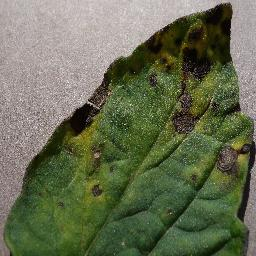
#> input picture data/samples/classification/lab_plantvillage/Tomato___Early_blight/sample_000.jpg, 256 x 256 px, found by its file name
$ jupyter execute 02_prac02_numpy_2d_conv_filters.ipynb
#> lines starting #> are read from the running program, lines starting #| are printed output that depends on the picture
# Practical 2: 2D Spatial Convolution From Scratch Using NumPy
**Course:** CSE471 — Deep Learning for Computer Vision
**Unit:** Unit II (Convolutional Neural Networks) | **CO:** CO2
**Problem Statement Context:** SIH26131 — Manual Feature Extraction (Edge & Lesion Boundary Detection)

---

## 1. Discrete 2D Convolution Mathematics
In image processing and deep learning, the discrete 2D spatial cross-correlation / convolution of an image $I$ with a kernel filter $K \in \mathbb{R}^{k_h 	imes k_w}$ at pixel coordinate $(i, j)$ is given by:

$$(I * K)(i, j) = \sum_{m=-k_h/2}^{k_h/2} \sum_{n=-k_w/2}^{k_w/2} I(i - m, j - n) \cdot K(m, n)$$

### Key Kernels:
- **Sobel Horizontal ($G_x$):** Detects vertical edges / vein boundaries
- **Sobel Vertical ($G_y$):** Detects horizontal edges
- **Laplacian ($
abla^2$):** Second-order derivative highlighting rapid intensity changes (lesion borders)
- **Gaussian Blur:** Low-pass filter for noise attenuation:
  $$G(x, y) = rac{1}{2\pi \sigma^2} e^{-rac{x^2+y^2}{2\sigma^2}}$$

[cell 1]
import sys
from pathlib import Path
import numpy as np
import matplotlib.pyplot as plt
from PIL import Image

REPO_ROOT = Path.cwd().parent if Path.cwd().name == "notebooks" else Path.cwd()
sys.path.insert(0, str(REPO_ROOT))

## 2. 2D Convolution Algorithm (Pure NumPy Implementation)

[cell 2]
def convolve2d_scratch(image: np.ndarray, kernel: np.ndarray, stride: int = 1, padding: int = 0) -> np.ndarray:
    """
    Performs 2D discrete spatial convolution from first principles.
    """
    if padding > 0:
        image = np.pad(image, ((padding, padding), (padding, padding)), mode='constant', constant_values=0)

    img_h, img_w = image.shape
    k_h, k_w = kernel.shape

    out_h = (img_h - k_h) // stride + 1
    out_w = (img_w - k_w) // stride + 1
    output = np.zeros((out_h, out_w), dtype=np.float32)

    for i in range(out_h):
        for j in range(out_w):
            r_start = i * stride
            c_start = j * stride
            patch = image[r_start : r_start + k_h, c_start : c_start + k_w]
            output[i, j] = np.sum(patch * kernel)

    return output

print("[✓] convolve2d_scratch defined successfully.")

## 3. Define Agricultural Feature Extraction Filters

[cell 3]
# 1. Sobel Horizontal (Vertical Edges)
sobel_x = np.array([
    [-1, 0, 1],
    [-2, 0, 2],
    [-1, 0, 1]
], dtype=np.float32)

# 2. Sobel Vertical (Horizontal Edges)
sobel_y = np.array([
    [-1, -2, -1],
    [ 0,  0,  0],
    [ 1,  2,  1]
], dtype=np.float32)

# 3. Laplacian (Spot & Omnidirectional Edge Detector)
laplacian = np.array([
    [ 0,  1,  0],
    [ 1, -4,  1],
    [ 0,  1,  0]
], dtype=np.float32)

# 4. Sharpen Filter
sharpen = np.array([
    [ 0, -1,  0],
    [-1,  5, -1],
    [ 0, -1,  0]
], dtype=np.float32)

# 5. Gaussian Blur (3x3 Normalized)
gaussian_blur = (1.0 / 16.0) * np.array([
    [1, 2, 1],
    [2, 4, 2],
    [1, 2, 1]
], dtype=np.float32)

## 4. Run Convolutions on Leaf Image

[cell 4]
sample_path = REPO_ROOT / "data" / "samples" / "classification" / "lab_plantvillage" / "Tomato___Early_Blight" / "sample_000.jpg"
leaf_gray = np.array(Image.open(sample_path).convert("L"), dtype=np.float32) / 255.0
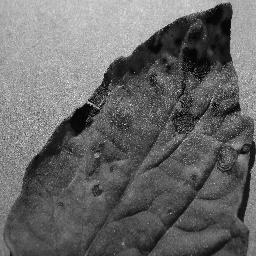
#> leaf_gray: shape (256, 256) float32; min 0, max 0.992, mean 0.407

# Apply convolution with same padding (P=1)
f_sobel_x = convolve2d_scratch(leaf_gray, sobel_x, padding=1)
#> in convolve2d_scratch, `image = np.pad(image, ((padding, padding), (padding, padding)), mode='..`:
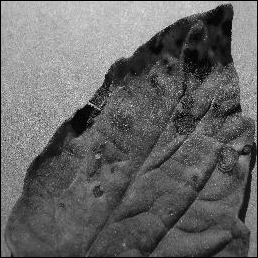
#> image: shape (258, 258) float32; min 0, max 0.992, mean 0.401
#> after the loop in convolve2d_scratch, `for i in range(out_h):`:
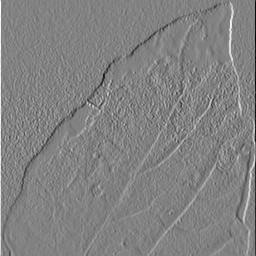
#> output: shape (256, 256) float32; min -2.97, max 2.85, mean 0.000193; drawn with min black and max white
f_sobel_y = convolve2d_scratch(leaf_gray, sobel_y, padding=1)
#> call 2 of convolve2d_scratch, with kernel = array of shape (3, 3), stride = 1, padding = 1
#> after the loop in convolve2d_scratch (call 2), `for i in range(out_h):`:
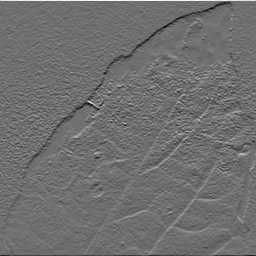
#> output: shape (256, 256) float32; min -2.54, max 3.25, mean -0.00751; drawn with min black and max white
sobel_magnitude = np.sqrt(f_sobel_x**2 + f_sobel_y**2)
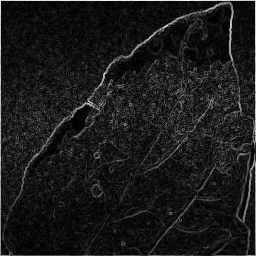
#> sobel_magnitude: shape (256, 256) float32; min 2.63e-09, max 3.25, mean 0.343; drawn with min black and max white

f_laplace = convolve2d_scratch(leaf_gray, laplacian, padding=1)
#> call 3 of convolve2d_scratch, with kernel = array of shape (3, 3), stride = 1, padding = 1
#> after the loop in convolve2d_scratch (call 3), `for i in range(out_h):`:
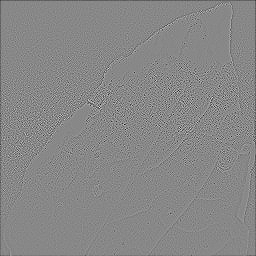
#> output: shape (256, 256) float32; min -2.53, max 2.21, mean -0.00827; drawn with min black and max white
f_sharpen = convolve2d_scratch(leaf_gray, sharpen, padding=1)
#> call 4 of convolve2d_scratch, with kernel = array of shape (3, 3), stride = 1, padding = 1
#> after the loop in convolve2d_scratch (call 4), `for i in range(out_h):`:
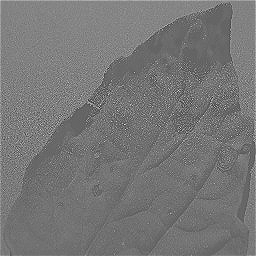
#> output: shape (256, 256) float32; min -2.2, max 3.42, mean 0.416; drawn with min black and max white
f_blur = convolve2d_scratch(leaf_gray, gaussian_blur, padding=1)
#> after the loop in convolve2d_scratch (call 5), `for i in range(out_h):`:
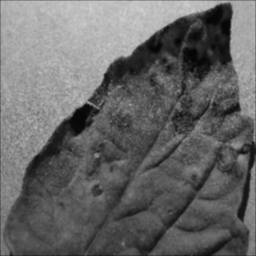
#> output: shape (256, 256) float32; min 0.0174, max 0.838, mean 0.405

# Visualization
fig, axes = plt.subplots(2, 3, figsize=(15, 10))
axes[0, 0].imshow(leaf_gray, cmap="gray")
axes[0, 0].set_title("Input Leaf (Grayscale)")
axes[0, 0].axis("off")

axes[0, 1].imshow(np.abs(f_sobel_x), cmap="magma")
axes[0, 1].set_title("Sobel X (Vertical Veins)")
axes[0, 1].axis("off")

axes[0, 2].imshow(np.abs(f_sobel_y), cmap="magma")
axes[0, 2].set_title("Sobel Y (Horizontal Edges)")
axes[0, 2].axis("off")

axes[1, 0].imshow(sobel_magnitude, cmap="inferno")
axes[1, 0].set_title("Sobel Gradient Magnitude")
axes[1, 0].axis("off")

axes[1, 1].imshow(np.abs(f_laplace), cmap="hot")
axes[1, 1].set_title("Laplacian (Lesion Boundaries)")
axes[1, 1].axis("off")

axes[1, 2].imshow(np.clip(f_sharpen, 0, 1), cmap="gray")
axes[1, 2].set_title("Sharpened Leaf Texture")
axes[1, 2].axis("off")

plt.tight_layout()
plt.show()
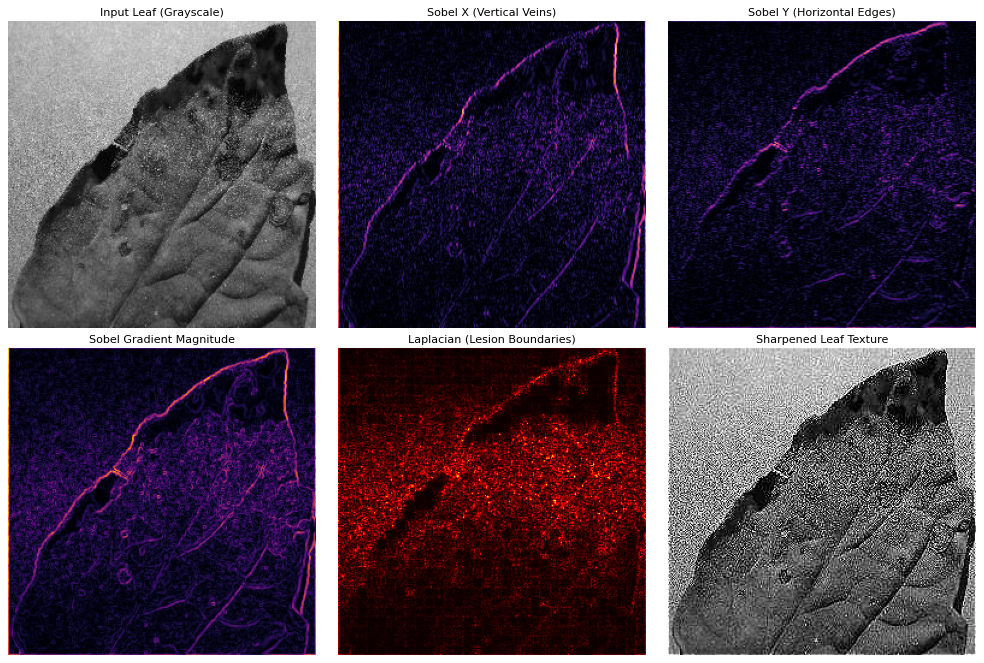
#> figure drawn by matplotlib, 6 panels

$ run again, with data/samples/classification/lab_plantvillage/Apple___Apple_scab/sample_001.jpg copied over data/samples/classification/lab_plantvillage/Tomato___Early_blight/sample_000.jpg
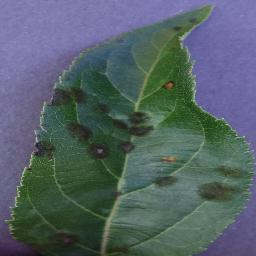
#> input picture data/samples/classification/lab_plantvillage/Apple___Apple_scab/sample_001.jpg, 256 x 256 px, found by its file name
#> after the loop in convolve2d_scratch (call 3), `for i in range(out_h):`:
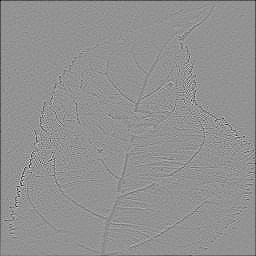
#> output: shape (256, 256) float32; min -1.13, max 0.835, mean -0.00627; drawn with min black and max white
#> after the loop in convolve2d_scratch (call 4), `for i in range(out_h):`:
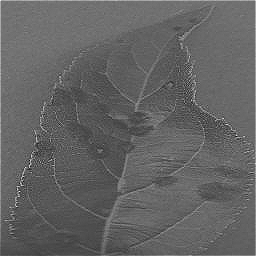
#> output: shape (256, 256) float32; min -0.553, max 1.82, mean 0.376; drawn with min black and max white

$ run again, with data/samples/classification/lab_plantvillage/Apple___Apple_scab/sample_002.jpg copied over data/samples/classification/lab_plantvillage/Tomato___Early_blight/sample_000.jpg
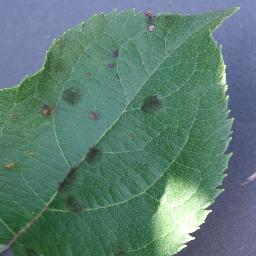
#> input picture data/samples/classification/lab_plantvillage/Apple___Apple_scab/sample_002.jpg, 256 x 256 px, found by its file name
#> after the loop in convolve2d_scratch (call 3), `for i in range(out_h):`:
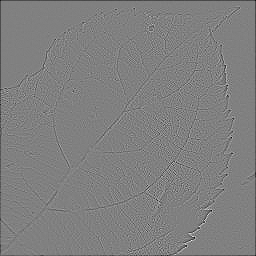
#> output: shape (256, 256) float32; min -1.31, max 1.29, mean -0.00699; drawn with min black and max white
#> after the loop in convolve2d_scratch (call 5), `for i in range(out_h):`:
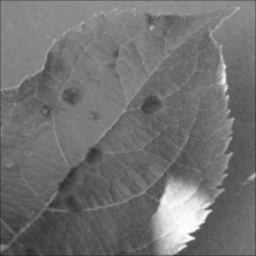
#> output: shape (256, 256) float32; min 0.134, max 0.996, mean 0.448
